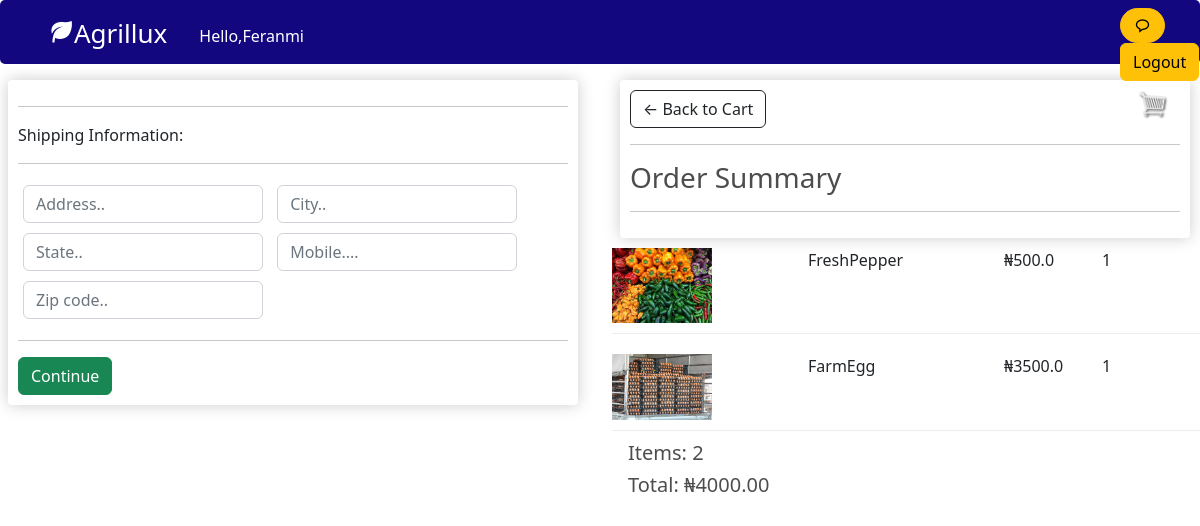
Before: /checkout/ (signed in) with the older database file.
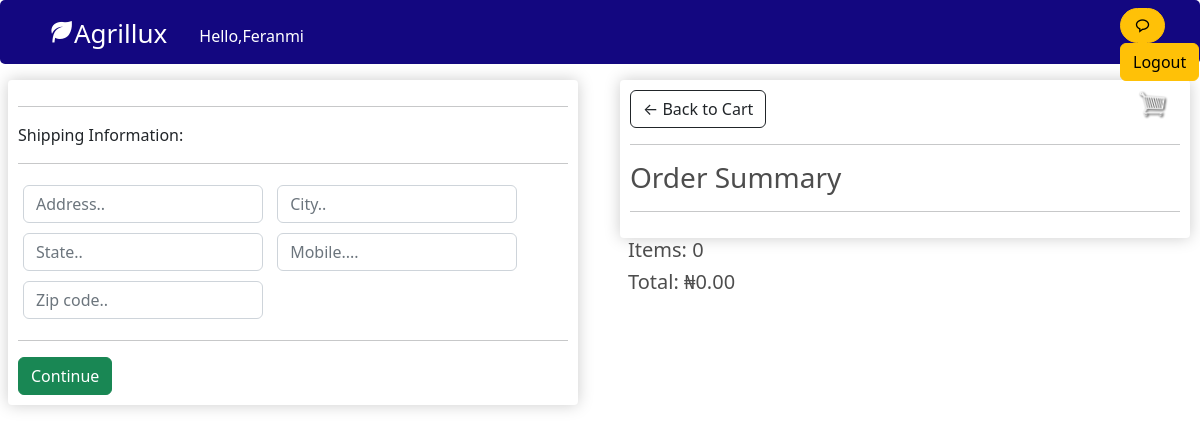
After: the same page with the newer database file.
### ecommerce/models.py (models this page shows, shortened)
class OrderItem(models.Model):
    product     = models.ForeignKey(Product, on_delete=models.SET_NULL, blank=True, null=True)
    order       = models.ForeignKey(Order, on_delete=models.SET_NULL, blank=True, null=True)
    quantity    = models.IntegerField(default=0, null=True, blank=True)
    date_added  = models.DateTimeField(auto_now_add=True)
    @property
    def get_total(self):
        if self.product.discount:
            total = self.product.get_discount_price * self.quantity
            return total
        else:
            total = self.product.price * self.quantity
            return total

class Product(models.Model):
    name        = models.CharField(max_length=200, null=True)
    price       = models.FloatField()
    image       = models.ImageField(upload_to = "media/")
    available   = models.CharField(max_length=200, null=False)
    discount    = models.BooleanField(default=False)
    @property
    def ImageURL(self):
        try:
            url = self.image.url
        except:
            url = ''
        return url
    @property
    def get_discount_price(self):
        if self.discount:
            discount_price = (90/100) * self.price
            return discount_price
        else:
            return self.price

class Order(models.Model):
    customer        = models.ForeignKey(User, on_delete=models.SET_NULL, blank=True, null=True )
    date_ordered    = models.DateTimeField(auto_now_add=True)
    completed       = models.BooleanField(default=False, null=True, blank=False)
    transaction_id  = models.CharField(max_length=200, null=True)
    def get_cart_total(self):
        orderitem = self.orderitem_set.all()
        total = sum([item.get_total for item in orderitem])
        return float(total)
    def get_cart_item(self):
        orderitem = self.orderitem_set.all()
        total = sum([item.quantity for item in orderitem])
        return total

### ecommerce/views.py (the view)
# urls.py: path('checkout/', views.checkout, name='checkout'),
def checkout(request):
    data = CartData(request)
    cartItems = data['cartItems']
    order = data['order']
    items = data['items']
    context = {'items':items, 'order':order, 'cartItems':cartItems}
    return render(request, 'squad/checkout.html', context)

### ecommerce/utils.py (called while the page is built)
def CartData(request):
    if request.user.is_authenticated:
        customer = request.user
        order, created = Order.objects.get_or_create(customer=customer, completed=False)
        items = order.orderitem_set.all()
        cartItems = order.get_cart_item
    else:
        CookieData = CookieCart(request)
        cartItems = CookieData['cartItems']
        order = CookieData['order']
        items = CookieData['items']
    return{'cartItems':cartItems, 'order':order, 'items':items}

### template/squad/checkout.html (shortened to what this page needs)
{% extends 'squad/main.html' %}
{% load static %}
{% block content %}
<div class="row">
    <div class="col-lg-6">
        <div class="box-element" id="form-wrapper">
            <form id="form">
                <div id="shipping-info">
                    <hr>
                    <p>Shipping Information:</p>
                    <hr>
                    <div class="form-field">
                        <input class="form-control" type="text" name="address" placeholder="Address..">
                    </div>
                    <div class="form-field">
                        <input class="form-control" type="text" name="city" placeholder="City..">
                    </div>
                    <div class="form-field">
                        <input class="form-control" type="text" name="state" placeholder="State..">
                    </div>
                    <div class="form-field">
                        <input class="form-control" type="text" name="mobile" placeholder="Mobile....">
                    </div>
                    <div class="form-field">
                        <input class="form-control" type="text" name="zipcode" placeholder="Zip code..">
                    </div>
                </div>
                <hr>
                <input id="form-button" class="btn btn-success btn-block" type="submit" value="Continue">
            </form>
        </div>
        <br>
    </div>
    <div class="col-lg-6">
        <div class="box-element">
            <a class="btn btn-outline-dark" href="{% url 'cart' %}" >&#x2190; Back to Cart</a>
            <hr>
            <h3>Order Summary</h3>
            <hr>
        </div>
        {% for item in items %}
        <div class="cart-row">
            <div style="flex:2"><img class="row-image" src="{{item.product.ImageURL}}"></div>
            <div style="flex:2; margin-top:10px">{{item.product.name}}</div>
            <div style="flex:1; margin-top:10px">&#8358;{{item.product.get_discount_price}}</div>
            <div style="flex:1; margin-top:10px">{{item.quantity}}</div>
    </div>
    {% endfor %}
    <div style="margin-left:1rem;">
     <h5>Items: {{order.get_cart_item}}</h5>
     <h5>Total: &#8358;{{order.get_cart_total|floatformat:2}}</h5>
    </div>
</div>
{% endblock content %}

Changed rows visible on the page:
removed OrderItem: product.ImageURL (picture), product.name "FreshPepper", product.get_discount_price "500.0", quantity "1"
removed OrderItem: product.ImageURL (picture), product.name "FarmEgg", product.get_discount_price "3500.0", quantity "1"
computed for Order: get_cart_item "2" → "0"; get_cart_total "4000.00" → "0.00"
